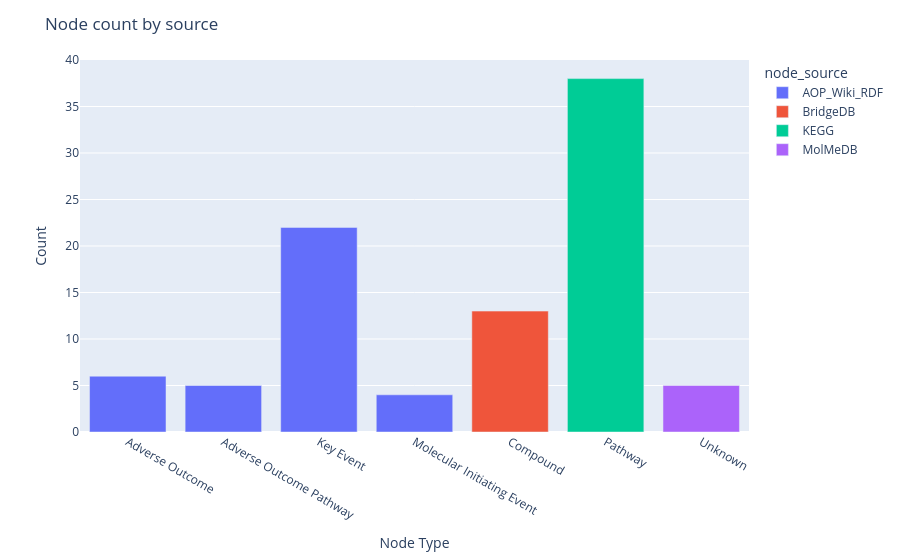

The notebook cell saved with this chart:
### Code cell
graph_obj.count_nodes_by_data_source(plot=True)

### Figure 1 — Plotly figure (JSON) as saved in the notebook; plotly's stock layout.template omitted (floating-point values rounded to 4 significant figures)
{"data": [{"alignmentgroup": "True", "hovertemplate": "node_source=AOP_Wiki_RDF<br>node_type=%{x}<br>count=%{y}<extra></extra>", "legendgroup": "AOP_Wiki_RDF", "marker": {"color": "#636efa", "pattern": {"shape": ""}}, "name": "AOP_Wiki_RDF", "offsetgroup": "AOP_Wiki_RDF", "orientation": "v", "showlegend": true, "textposition": "auto", "type": "bar", "x": ["Adverse Outcome", "Adverse Outcome Pathway", "Key Event", "Molecular Initiating Event"], "xaxis": "x", "y": [6, 5, 22, 4], "yaxis": "y"}, {"alignmentgroup": "True", "hovertemplate": "node_source=BridgeDB<br>node_type=%{x}<br>count=%{y}<extra></extra>", "legendgroup": "BridgeDB", "marker": {"color": "#EF553B", "pattern": {"shape": ""}}, "name": "BridgeDB", "offsetgroup": "BridgeDB", "orientation": "v", "showlegend": true, "textposition": "auto", "type": "bar", "x": ["Compound"], "xaxis": "x", "y": [13], "yaxis": "y"}, {"alignmentgroup": "True", "hovertemplate": "node_source=KEGG<br>node_type=%{x}<br>count=%{y}<extra></extra>", "legendgroup": "KEGG", "marker": {"color": "#00cc96", "pattern": {"shape": ""}}, "name": "KEGG", "offsetgroup": "KEGG", "orientation": "v", "showlegend": true, "textposition": "auto", "type": "bar", "x": ["Pathway"], "xaxis": "x", "y": [38], "yaxis": "y"}, {"alignmentgroup": "True", "hovertemplate": "node_source=MolMeDB<br>node_type=%{x}<br>count=%{y}<extra></extra>", "legendgroup": "MolMeDB", "marker": {"color": "#ab63fa", "pattern": {"shape": ""}}, "name": "MolMeDB", "offsetgroup": "MolMeDB", "orientation": "v", "showlegend": true, "textposition": "auto", "type": "bar", "x": ["Unknown"], "xaxis": "x", "y": [5], "yaxis": "y"}], "layout": {"barmode": "relative", "legend": {"title": {"text": "node_source"}, "tracegroupgap": 0}, "margin": {"t": 60}, "title": {"text": "Node count by source"}, "xaxis": {"anchor": "y", "domain": [0, 1], "title": {"text": "Node Type"}}, "yaxis": {"anchor": "x", "domain": [0, 1], "title": {"text": "Count"}}}}
